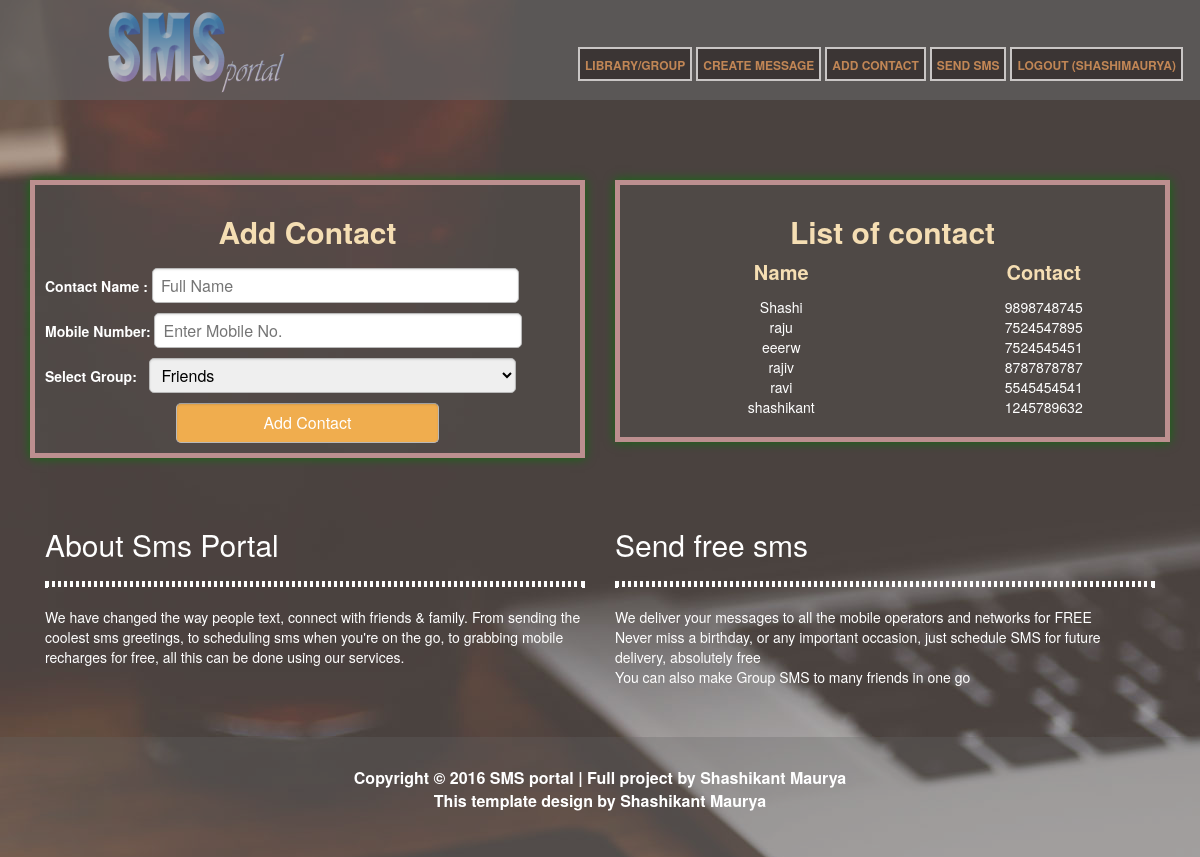
/view/add-contact.php (signed in), run on the app's committed database.
### tables this page shows
CREATE TABLE IF NOT EXISTS `contact` (
  `cont_id` int(11) NOT NULL,
  `cont_name` varchar(50) DEFAULT NULL,
  `cont_no` bigint(10) DEFAULT NULL,
  `cont_group` varchar(50) DEFAULT NULL,
  `cont_time` timestamp NOT NULL DEFAULT CURRENT_TIMESTAMP ON UPDATE CURRENT_TIMESTAMP,
  `log_id` int(11) NOT NULL,
  `grpid` int(10) NOT NULL
);

### model/db_project.php (called while the page is built, shortened)
<?php
require_once"db_helper.php";
	final class db_project extends db_helper{
		function get_group($user_id)
		{
			return self:: select("grp_id, grp_name, grp_time","lg_group","log_id='$user_id'");
		}
		function get_contact($user_id)
		{
			return self::select("cont_id,cont_name, cont_no,cont_group","contact","log_id='$user_id'");
		}
	}
	$obj = new db_project();
?>

### model/db_connect.php (called while the page is built, shortened)
<?php
	abstract class db_connect implements db_parameter{
		function __construct()
		{
			$this->conn= mysqli_connect(self::HOST, self::USER, self::PASS, self::DATABASE);
		}
	}
?>

### model/db_helper.php (called while the page is built, shortened)
<?php
	require_once"db_connect.php";
	abstract class db_helper extends db_connect{
		function select($col,$table,$condition)
		{
			$str = "select $col from $table where $condition";
			$result=mysqli_query($this->conn,$str) or die(mysqli_error($this->conn));
			if ($result->num_rows>0)
			{
				while($ans = $result->fetch_object())
				{
					$data[] = $ans;
				}
				return $data;
			}
			else
			{
				return "No data found";
			}
		}
	}
?>

### view/add-contact.php (the view, shortened to what this page needs)
<?php
	require_once"header.php";
?>
	<div class="sms">
		<div class="container">
			<div class="row">
				<div class="col-md-6 col-sm-6">
					<div class="box">
						<form class="contact_form">
						<h2 class="text-center"><strong>Add Contact</strong></h2>
							<strong class="text-white">Contact Name :</strong> <input type="text" placeholder="Full Name" name="name"/><br>
						<strong class="text-white">	Mobile Number: </strong><input type="text" placeholder="Enter Mobile No." name="mob"/><br>
							<strong class="text-white">Select Group:	</strong>
							<select name="group-name">
								<?php
								$user_id=$_SESSION['ses_id'];
								$result = $obj->get_group($user_id);
								if(is_array($result)):
								foreach($result as $val):
								?>
								<option value="<?php echo $val->grp_id;?>"> <?php echo $val->grp_name;?> </option>
								<?php
								endforeach;
								endif;
								?>
							</select>
						<div class="text-center">
							<input type="button" Value="Add Contact" class="btn btn-warning contact-btn"/>
						</div>
					</form>
				</div>
				</div>
						<div class="col-md-6 col-sm-6
						 ">
						<div class="box text-center">
							<h2><strong>List of contact</strong></h2>
							<div class="col-md-6 col-sm-4 col-xs-3">
								<ul><li><b>Name</b><li></ul>
								<ul>
									<?php
										$result=$obj->get_contact($user_id);
										if(is_array($result)):
										foreach ($result as $val):
									?>
									<li><a href="" class="contact-btn namedisplay" for="<?php echo $xyz->log_id; ?>"><?php echo $val->cont_name;?></a></li>
									<?php
									endforeach;
										endif;
									?>
								</ul>
							</div>
							<div class="col-md-6 col-sm-4 col-xs-3">
								<ul><li><b>Contact</b> <li></ul>
								<ul>
									<?php
										$result=$obj->get_contact($user_id);
										if(is_array($result)):
											foreach ($result as $val):
									?>
									<li><a href="" class=""><?php echo $val->cont_no;?></a></li>
									<?php
									endforeach;
										endif;
									?>
								</ul>
							</div>
						</div>
					</div>
				</div>
</div>
</div>
<?php
	require_once"footer.php";
?>

### assets/css/style.css (style rules this page uses)
ul li { list-style: none; }
a { color: #fff; }
body { background-image: url("../images/header.jpg"); }
.sms { margin-top: 15%; color: #fff; }
.box { border:5px solid #BC8F8F; margin-top: 25px auto; padding: 10px; background-color: rgba(100,100,100,0.2); box-shadow: 0px 0px 10px rgba(0, 120, 0, 0.8); color: #000; overflow: hidden; }
.box h2,h4 { color: wheat; }
.box b { color: wheat; font-size: 20px; margin-top: 20px; }
.text-white { color:#fff; }
input[type=text] ,input[type=button], input[type=password], select { width: 70%; margin-top:10px; height: 35px; font-size: 16px; padding: 0 8px; border: 1px solid #b9b9b9; border-radius: 5px; -moz-box-shadow: inset 0 1px 2px rgba(0,0,0,0.1); -webkit-box-shadow: inset 0 1px 2px rgba(0,0,0,0.1); box-shadow: inset 0 1px 2px rgba(0,0,0,0.1); }
.library input[type=text] ,input[type=button] { width: 50%; margin-top:10px; height: 40px; font-size: 16px; padding: 0 8px; border: 1px solid #b9b9b9; border-top: 1px solid #a0a0a0; -moz-box-shadow: inset 0 1px 2px rgba(0,0,0,0.1); -webkit-box-shadow: inset 0 1px 2px rgba(0,0,0,0.1); box-shadow: inset 0 1px 2px rgba(0,0,0,0.1); }

### data on the page
contact: cont_name "Shashi", cont_no "9898748745"
contact: cont_name "raju", cont_no "7524547895"
contact: cont_name "eeerw", cont_no "7524545451"
contact: cont_name "rajiv", cont_no "8787878787"
contact: cont_name "ravi", cont_no "5545454541"
contact: cont_name "shashikant", cont_no "1245789632"

### other printed values
$_SESSION['ses_name'] "SHASHIMAURYA"
form field group-name "Friends"
